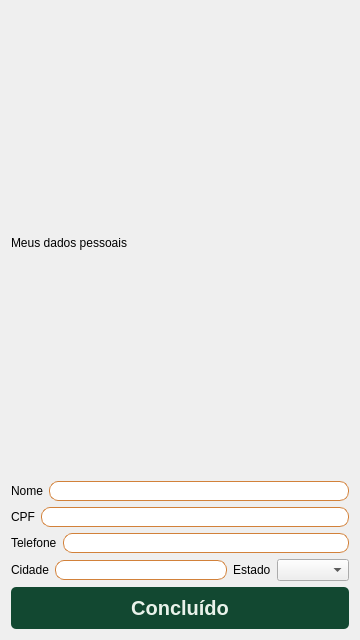
<?xml version="1.0" encoding="UTF-8"?>
<ui version="4.0">
 <class>Form</class>
 <widget class="QWidget" name="Form">
  <property name="geometry">
   <rect>
    <x>0</x>
    <y>0</y>
    <width>360</width>
    <height>640</height>
   </rect>
  </property>
  <property name="minimumSize">
   <size>
    <width>360</width>
    <height>640</height>
   </size>
  </property>
  <property name="maximumSize">
   <size>
    <width>360</width>
    <height>640</height>
   </size>
  </property>
  <property name="windowTitle">
   <string>Form</string>
  </property>
  <property name="styleSheet">
   <string notr="true">QLabel{
	font-family: &quot;Roboto Flex&quot;;
}

QPushButton{
	background-color:#124831;
	color:#E9F2EA;
	font-family:&quot;Roboto Flex&quot;;
	font-weight:600;
	font-size:20px;
	border-radius:5px;
	padding:9px;
}

QPushButton:hover{
	background-color:#003619;
}

QLineEdit{
	border: 1px solid #D2813A;
	color: #1E1E1E;
	background-color: #FFFFFF;
	border-radius: 9px;
	font-size: 14px;
}

QLabel#welcome_label{
	font-family:&quot;Roboto Flex&quot;;
	font-weight:600;
	font-size:48px;
	color:#124831;
}

QLabel#question_label{
	font-family:&quot;Roboto Flex&quot;;
	font-weight:600;
	font-size:20px;
	color: #1E1E1E;
}

QLabel#code_label{
	font-family:&quot;Roboto Flex&quot;;
	font-weight:500;
	font-size:12px;
	color: #7C5A3C;
}

QLabel#phone_number_label{
	font-weight:800;
	color: #6DAD65;
}

QLabel#message_label{
	font-family:&quot;Roboto Flex&quot;;
	font-weight:600;
	font-size:12px;
	color:#124831;
	background-color:#D6E6D4;
	border-radius:9px;
}</string>
  </property>
  <layout class="QVBoxLayout" name="verticalLayout_2">
   <item>
    <widget class="QLabel" name="label_2">
     <property name="text">
      <string>Meus dados pessoais</string>
     </property>
    </widget>
   </item>
   <item>
    <layout class="QHBoxLayout" name="horizontalLayout_3">
     <item>
      <widget class="QLabel" name="name_label">
       <property name="text">
        <string>Nome</string>
       </property>
      </widget>
     </item>
     <item>
      <widget class="QLineEdit" name="name_lineedit"/>
     </item>
    </layout>
   </item>
   <item>
    <layout class="QHBoxLayout" name="horizontalLayout_2">
     <item>
      <widget class="QLabel" name="cpf_label">
       <property name="text">
        <string>CPF</string>
       </property>
      </widget>
     </item>
     <item>
      <widget class="QLineEdit" name="cpf_lineedit"/>
     </item>
    </layout>
   </item>
   <item>
    <layout class="QHBoxLayout" name="horizontalLayout_4">
     <item>
      <widget class="QLabel" name="phone_label">
       <property name="text">
        <string>Telefone</string>
       </property>
      </widget>
     </item>
     <item>
      <widget class="QLineEdit" name="phone_lineedit"/>
     </item>
    </layout>
   </item>
   <item>
    <layout class="QHBoxLayout" name="horizontalLayout">
     <item>
      <widget class="QLabel" name="town_label">
       <property name="text">
        <string>Cidade</string>
       </property>
      </widget>
     </item>
     <item>
      <widget class="QLineEdit" name="town_lineedit"/>
     </item>
     <item>
      <widget class="QLabel" name="state_label">
       <property name="text">
        <string>Estado</string>
       </property>
      </widget>
     </item>
     <item>
      <widget class="QComboBox" name="state_combobox"/>
     </item>
    </layout>
   </item>
   <item>
    <layout class="QVBoxLayout" name="verticalLayout">
     <item>
      <widget class="QPushButton" name="done_button">
       <property name="text">
        <string>Concluído</string>
       </property>
      </widget>
     </item>
    </layout>
   </item>
  </layout>
 </widget>
 <resources/>
 <connections/>
</ui>
